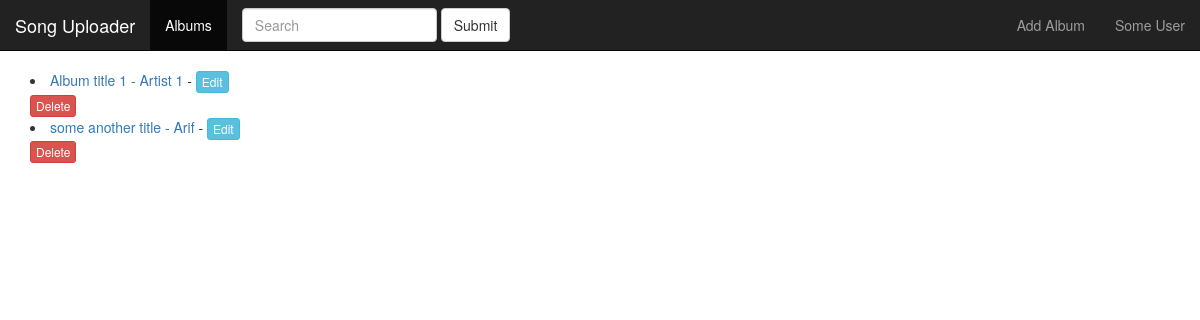
The app's page /music/ with its own data.
### music/models.py (models this page shows, shortened)
class Album(models.Model):
    artist = models.CharField(max_length=250)
    album_title = models.CharField(max_length=500)
    genre = models.CharField(max_length=250)
    album_logo = models.FileField()

### music/views.py (the view)
class IndexView(generic.ListView):
    template_name = 'music/index.html'
    context_object_name = 'all_albums'
    def get_queryset(self):
        return Album.objects.all()

### music/templates/music/index.html (shortened to what this page needs)
{% extends "music/layout.html" %}
{% block content %}
    {% for album in all_albums  %}
    <li>
        <a href="{% url 'music:detail' album.id %}">
            {{ album.album_title }} - {{ album.artist }}
        </a>
        -
        <a href="{% url 'music:album-update' album.id %}" class="btn btn-xs btn-info">Edit</a>
        <form class="" action="{% url 'music:album-delete' album.id %}" method="post">
            <input type="submit" class="btn btn-xs btn-danger" name="" value="Delete">
        </form>
    </li>
    {% endfor %}
{% endblock %}

### music/static/css/style.css (style rules this page uses)
body { margin-top: 70px; }

### records on screen
Album: album_title "Album title 1", artist "Artist 1"
Album: album_title "some another title", artist "Arif"
